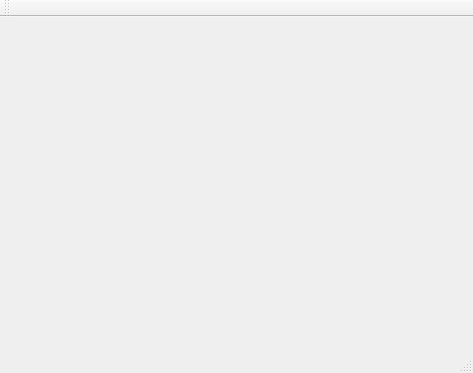
<?xml version="1.0" encoding="UTF-8"?>
<ui version="4.0">
 <class>NetworkSimulationPlatform</class>
 <widget class="QMainWindow" name="NetworkSimulationPlatform">
  <property name="geometry">
   <rect>
    <x>0</x>
    <y>0</y>
    <width>473</width>
    <height>373</height>
   </rect>
  </property>
  <property name="sizePolicy">
   <sizepolicy hsizetype="Preferred" vsizetype="Preferred">
    <horstretch>0</horstretch>
    <verstretch>0</verstretch>
   </sizepolicy>
  </property>
  <property name="font">
   <font>
    <family>文泉驿微米黑</family>
   </font>
  </property>
  <property name="windowTitle">
   <string>NetworkSimulationPlatform</string>
  </property>
  <widget class="QWidget" name="centralWidget"/>
  <widget class="QMenuBar" name="menuBar">
   <property name="geometry">
    <rect>
     <x>0</x>
     <y>0</y>
     <width>473</width>
     <height>26</height>
    </rect>
   </property>
  </widget>
  <widget class="QToolBar" name="mainToolBar">
   <attribute name="toolBarArea">
    <enum>TopToolBarArea</enum>
   </attribute>
   <attribute name="toolBarBreak">
    <bool>false</bool>
   </attribute>
  </widget>
  <widget class="QStatusBar" name="statusBar"/>
 </widget>
 <layoutdefault spacing="6" margin="11"/>
 <resources/>
 <connections/>
</ui>
